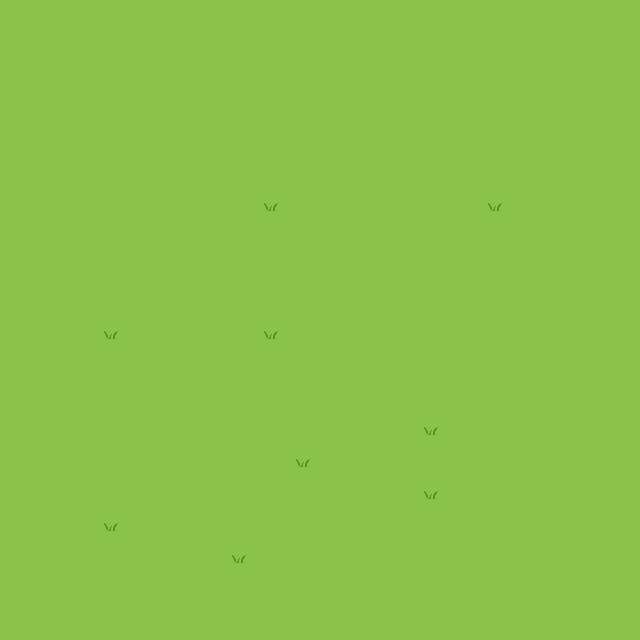

This game map was drawn from its Tiled (.tmx) file and the tilesets committed beside it. A one-line description and the full map source follow:
An orthogonal 20x20 tile map with 32x32 px tiles, 1 tile layer (Tile Layer 1), 2 tilesets.

<map version="1.10" tiledversion="1.11.2" orientation="orthogonal" renderorder="right-down" width="20" height="20" tilewidth="32" tileheight="32" infinite="0" nextlayerid="2" nextobjectid="1">
 <tileset firstgid="1" source="grassSet.tsx" />
 <tileset firstgid="3" source="grassSet.tsx" />
 <layer id="1" name="Tile Layer 1" width="20" height="20">
  <data encoding="csv">
3,3,3,3,3,3,3,3,3,3,3,3,3,3,3,3,3,3,3,3,
3,3,3,3,3,3,3,3,3,3,3,3,3,3,3,3,3,3,3,3,
3,3,3,3,3,3,3,3,3,3,3,3,3,3,3,3,3,3,3,3,
3,3,3,3,3,3,3,3,3,3,3,3,3,3,3,3,3,3,3,3,
3,3,3,3,3,3,3,3,3,3,3,3,3,3,3,3,3,3,3,3,
3,3,3,3,3,3,3,3,3,3,3,3,3,3,3,3,3,3,3,3,
3,3,3,3,3,3,3,3,4,3,3,3,3,3,3,4,3,3,3,3,
3,3,3,3,3,3,3,3,3,3,3,3,3,3,3,3,3,3,3,3,
3,3,3,3,3,3,3,3,3,3,3,3,3,3,3,3,3,3,3,3,
3,3,3,3,3,3,3,3,3,3,3,3,3,3,3,3,3,3,3,3,
3,3,3,4,3,3,3,3,4,3,3,3,3,3,3,3,3,3,3,3,
3,3,3,3,3,3,3,3,3,3,3,3,3,3,3,3,3,3,3,3,
3,3,3,3,3,3,3,3,3,3,3,3,3,3,3,3,3,3,3,3,
3,3,3,3,3,3,3,3,3,3,3,3,3,4,3,3,3,3,3,3,
3,3,3,3,3,3,3,3,3,4,3,3,3,3,3,3,3,3,3,3,
3,3,3,3,3,3,3,3,3,3,3,3,3,4,3,3,3,3,3,3,
3,3,3,4,3,3,3,3,3,3,3,3,3,3,3,3,3,3,3,3,
3,3,3,3,3,3,3,4,3,3,3,3,3,3,3,3,3,3,3,3,
3,3,3,3,3,3,3,3,3,3,3,3,3,3,3,3,3,3,3,3,
3,3,3,3,3,3,3,3,3,3,3,3,3,3,3,3,3,3,3,3
</data>
 </layer>
</map>
